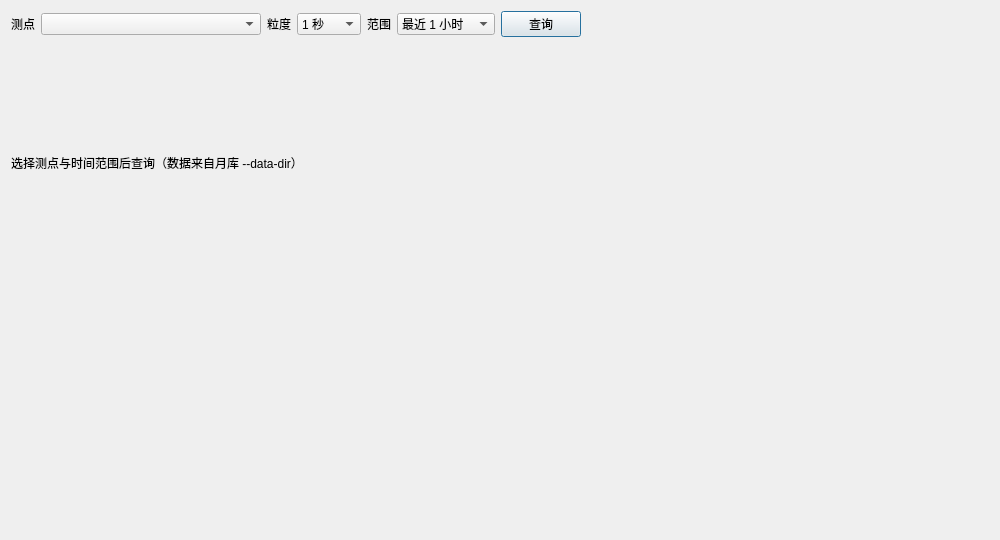
<?xml version="1.0" encoding="UTF-8"?>
<ui version="4.0">
 <class>HistoryTrendWidget</class>
 <widget class="QWidget" name="HistoryTrendWidget">
  <property name="geometry">
   <rect>
    <x>0</x>
    <y>0</y>
    <width>1000</width>
    <height>540</height>
   </rect>
  </property>
  <layout class="QVBoxLayout" name="rootLayout">
   <item>
    <layout class="QHBoxLayout" name="queryLayout">
     <item>
      <widget class="QLabel" name="lblPoint">
       <property name="text">
        <string>测点</string>
       </property>
      </widget>
     </item>
     <item>
      <widget class="QComboBox" name="comboPoint">
       <property name="minimumSize">
        <size>
         <width>220</width>
         <height>0</height>
        </size>
       </property>
      </widget>
     </item>
     <item>
      <widget class="QLabel" name="lblGran">
       <property name="text">
        <string>粒度</string>
       </property>
      </widget>
     </item>
     <item>
      <widget class="QComboBox" name="comboGran">
       <item>
        <property name="text">
         <string>1 秒</string>
        </property>
       </item>
       <item>
        <property name="text">
         <string>1 分钟</string>
        </property>
       </item>
      </widget>
     </item>
     <item>
      <widget class="QLabel" name="lblRange">
       <property name="text">
        <string>范围</string>
       </property>
      </widget>
     </item>
     <item>
      <widget class="QComboBox" name="comboRange">
       <item>
        <property name="text">
         <string>最近 1 小时</string>
        </property>
       </item>
       <item>
        <property name="text">
         <string>最近 24 小时</string>
        </property>
       </item>
       <item>
        <property name="text">
         <string>最近 7 天</string>
        </property>
       </item>
      </widget>
     </item>
     <item>
      <widget class="QPushButton" name="btnQuery">
       <property name="text">
        <string>查询</string>
       </property>
       <property name="default">
        <bool>true</bool>
       </property>
      </widget>
     </item>
     <item>
      <spacer name="querySpacer">
       <property name="orientation">
        <enum>Qt::Horizontal</enum>
       </property>
       <property name="sizeHint" stdset="0">
        <size>
         <width>40</width>
         <height>20</height>
        </size>
       </property>
      </spacer>
     </item>
    </layout>
   </item>
   <item>
    <widget class="QLabel" name="lblResult">
     <property name="text">
      <string>选择测点与时间范围后查询（数据来自月库 --data-dir）</string>
     </property>
     <property name="wordWrap">
      <bool>true</bool>
     </property>
    </widget>
   </item>
   <item>
    <widget class="QWidget" name="plotHost" native="true">
     <layout class="QVBoxLayout" name="plotLayout">
      <property name="leftMargin">
       <number>0</number>
      </property>
      <property name="topMargin">
       <number>0</number>
      </property>
      <property name="rightMargin">
       <number>0</number>
      </property>
      <property name="bottomMargin">
       <number>0</number>
      </property>
     </layout>
    </widget>
   </item>
  </layout>
 </widget>
 <resources/>
 <connections/>
</ui>
